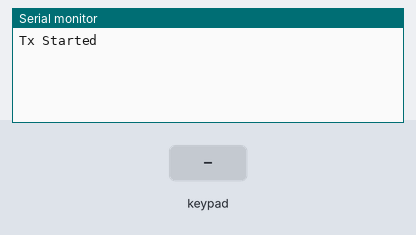
Bench run of a sketch on a simulated Arduino Uno, built with avr-gcc and run on an emulated ATmega328P. Shown: the last lines printed to the serial monitor. The test bench sets the inputs (shaded band). No radio packets arrive unless stated.

Above: at 1.2 s.
1.3 s: key '1' pressed
At 2.0 s:
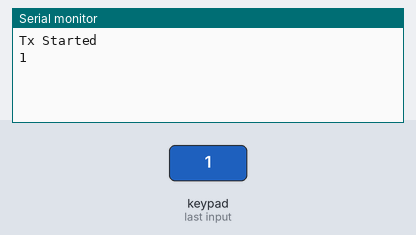
2.8 s: keypad keys 2 3 4 5 # pressed 0.4 s apart
At 5.7 s:
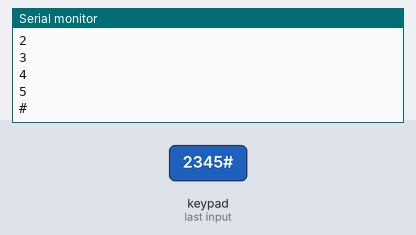
6.3 s: key 'A' pressed
At 7.0 s:
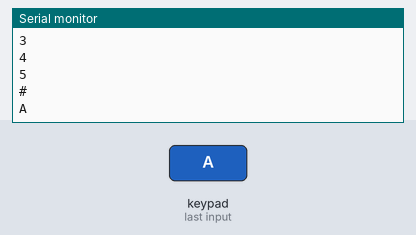
7.8 s: keypad keys 2 3 4 5 * pressed 0.4 s apart
At 10.7 s:
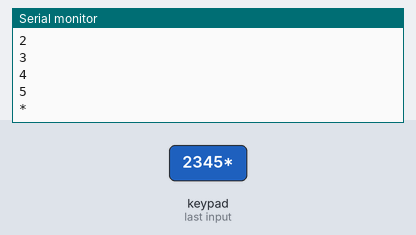
11.3 s: key 'B' pressed
At 12.3 s:
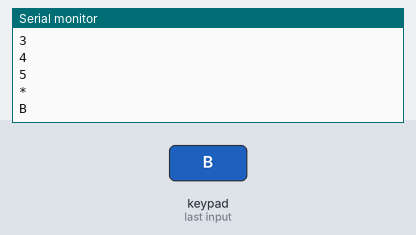
12.8 s: keypad keys 2 3 4 5 D pressed 0.4 s apart
At 15.7 s:
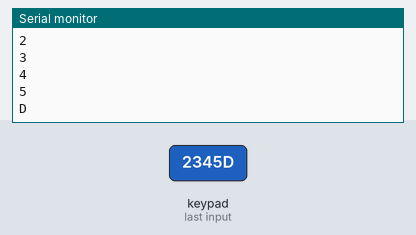
Timing chart, 0 to 17.2 s (numbered marks = the images above; inputs shaded):
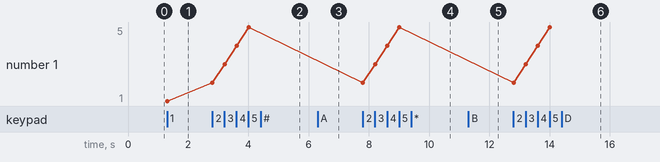

Measured:
- after the input at 1.3 s, the serial monitor: prints a new line at once (image 1)
- after the input at 2.8 s, the serial monitor: prints a new line at once (image 2)
- after the input at 6.3 s, the serial monitor: prints a new line at once (image 3)
- after the input at 7.8 s, the serial monitor: prints a new line at once (image 4)
- after the input at 11.3 s, the serial monitor: prints a new line at once (image 5)
- after the input at 12.8 s, the serial monitor: prints a new line at once (image 6)
- plotted number 1: 1 → 5 after the input at 2.8 s

The sketch:

TX.ino
```cpp
#include <Keypad.h>
#include <RH_ASK.h>
#include <SPI.h> // Not actually used but needed to compile

// Create Amplitude Shift Keying Object
RH_ASK rf_driver;

const byte ROWS = 4; /* four rows */
const byte COLS = 4; /* four columns */
/* define the symbols on the buttons of the keypads */
char hexaKeys[ROWS][COLS] = {
  {'1','2','3','A'},
  {'4','5','6','B'},
  {'7','8','9','C'},
  {'*','0','#','D'}
};
byte rowPins[ROWS] = {2, 3, 4, 5}; /* connect to the row pinouts of the keypad */
byte colPins[COLS] = {6, 7, 8, 9}; /* connect to the column pinouts of the keypad */

const char *one = "1";
const char *two = "2";
const char *three = "3";
const char *four = "4";
const char *five = "5";
const char *six = "6";
const char *seven = "7";
const char *eight = "8";
//TX PIN 12
char *Temp;
/* initialize an instance of class NewKeypad */
Keypad customKeypad = Keypad( makeKeymap(hexaKeys), rowPins, colPins, ROWS, COLS);

void setup(){
Serial.begin(9600);
rf_driver.init();
Serial.println("Tx Started");
}

void loop(){
  char customKey = customKeypad.getKey();

  if (customKey){
    Serial.println(customKey);
    switch(customKey)
    {
      case '1':
      rf_driver.send((uint8_t *)one, strlen(one));
      rf_driver.waitPacketSent();
      break;

      case '2':
      rf_driver.send((uint8_t *)two, strlen(two));
      rf_driver.waitPacketSent();
      break;

      case '3':
      rf_driver.send((uint8_t *)three, strlen(three));
      rf_driver.waitPacketSent();
      break;

      case '4':
      rf_driver.send((uint8_t *)four, strlen(four));
      rf_driver.waitPacketSent();
      break;

      case '5':
      rf_driver.send((uint8_t *)five, strlen(five));
      rf_driver.waitPacketSent();
      break;

      case '6':
      rf_driver.send((uint8_t *)six, strlen(six));
      rf_driver.waitPacketSent();
      break;

      case '7':
      rf_driver.send((uint8_t *)seven, strlen(seven));
      rf_driver.waitPacketSent();
      break;

      case '8':
      rf_driver.send((uint8_t *)eight, strlen(eight));
      rf_driver.waitPacketSent();
      break;
    }

  }

   // const char *msg = "Hello World";
   // rf_driver.send((uint8_t *)msg, strlen(msg));
   // rf_driver.waitPacketSent();
   // delay(1000);
}
```
